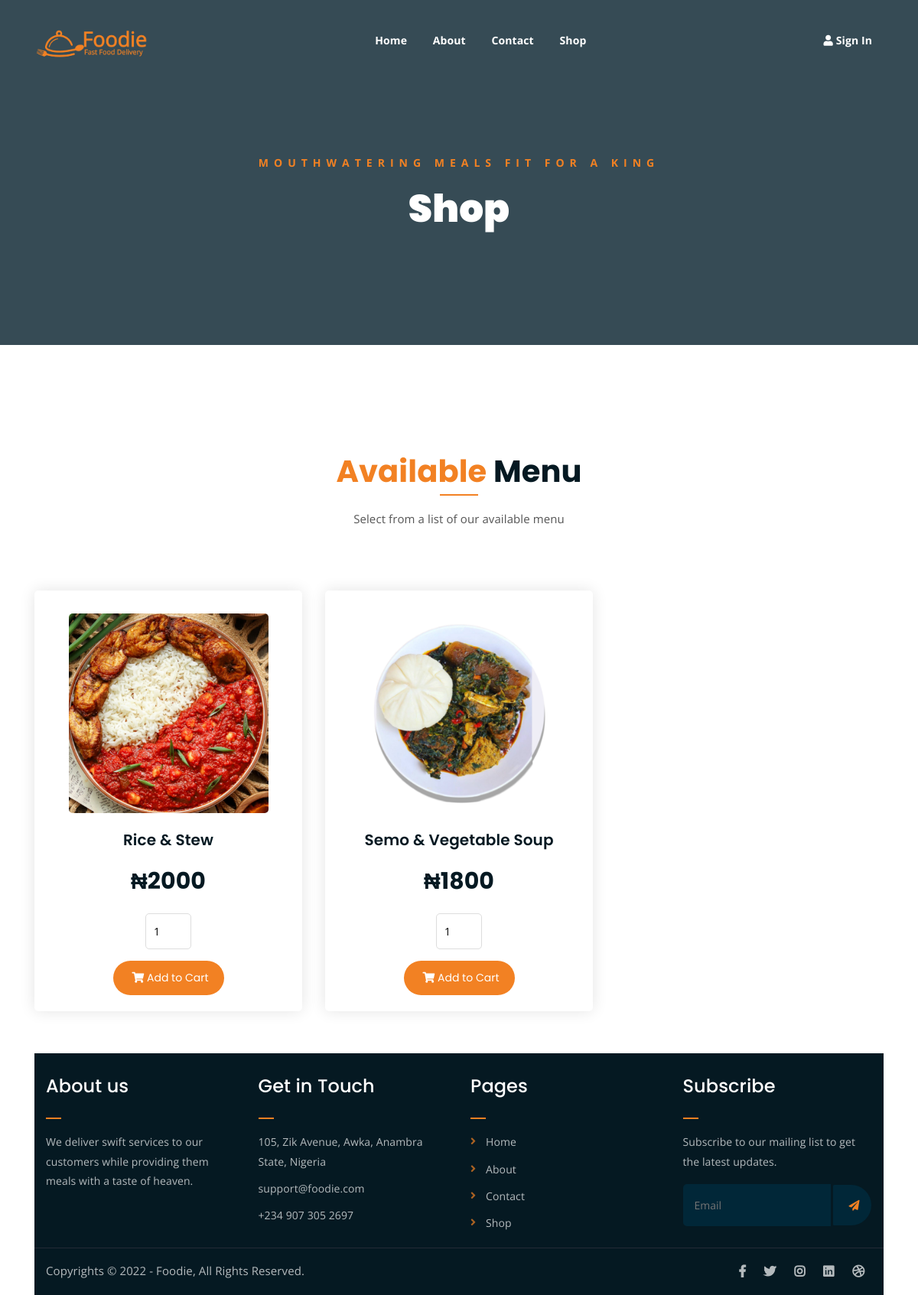
The page /shop2.php?userid=RES851 on the database its author committed.
### tables this page shows
CREATE TABLE `menu` (
  `id` int(11) NOT NULL,
  `menuid` varchar(150) NOT NULL,
  `name` varchar(210) NOT NULL,
  `pic` varchar(250) NOT NULL,
  `price` int(11) NOT NULL,
  `userid` varchar(100) NOT NULL,
  `updated_at` timestamp NOT NULL DEFAULT current_timestamp() ON UPDATE current_timestamp()
);

### shop2.php (the view, shortened to what this page needs)
<?php
include ('header.php');
?>
	<div class="breadcrumb-section breadcrumb-bg">
		<div class="container">
			<div class="row">
				<div class="col-lg-8 offset-lg-2 text-center">
					<div class="breadcrumb-text">
						<p>mouthwatering meals fit for a king </p>
						<h1>Shop</h1>
					</div>
				</div>
			</div>
		</div>
	</div>
	<div class="product-section mt-150 mb-150">
		<div class="container">
			<div class="row">
				<div class="col-lg-8 offset-lg-2 text-center">
					<div class="section-title">
						<h3><span class="orange-text">Available</span> Menu</h3>
						<p>Select from a list of our available menu</p>
					</div>
				</div>
			</div>
			<div class="row">
			<?php
			require 'connection.php';
			$config = new mysqli ($host, $user, $pwd, $database);
			if(isset($_GET['userid'])){
				$userid = $_GET['userid'];
				$query2  = "SELECT * FROM menu WHERE userid = '$userid' ORDER BY name ASC";
                $result2 = $config->query($query2);
                if($result2->num_rows == 0){
                  echo "No restaurant currently available!";
                }else{
                  while($row = $result2 -> fetch_array()){?>
				<div class="col-lg-4 col-md-6 text-center">
					<div class="single-product-item">
						<form method ="POST" action="cart.php?action=add&id=<?php echo $row["menuid"]; ?>">
						<div class="product-image">
						<?php echo "<a href='#'><img src="."assets/img/".$row['pic']."></a>"; ?></div>
						<h3><?php echo $row['name']?></h3>
						<p class="product-price">&#8358;<?php echo $row['price']?></p>
						<input type="number"  min="1" max="25" name="quantity" class="product-price" value="1" style="width: 60px;"> </h5>
						<br>
						<button type="submit" class="cart-btn" ><i class='fas fa-shopping-cart'></i> Add to Cart</button>
					</div>
				</div>
			<?php
				}
		}
	}
	?>
	</div>
		<?php
include ('footer.php');
?>

### assets/css/main.css (style rules this page uses)
html { font-size: 14px; font-weight: 400; line-height: 28px; height: 100%; }
body { font-family: "Open Sans", sans-serif; font-weight: 400; font-size: 1rem; letter-spacing: 0.1px; line-height: 1.8; color: #051922; overflow-x: hidden; }
body img { max-width: 100%; }
a { cursor: pointer; text-decoration: none; -webkit-transition: all 0.2s ease-in-out; -o-transition: all 0.2s ease-in-out; transition: all 0.2s ease-in-out; }
h1, .h1, h2, .h2, h3, .h3, h4, .h4, h5, .h5, h6, .h6 { font-family: "Poppins", sans-serif; font-weight: 700; margin: 0 0 1.25rem 0; color: #051922; }
h1:last-child, .h1:last-child, h2:last-child, .h2:last-child, h3:last-child, .h3:last-child, h4:last-child, .h4:last-child, h5:last-child, .h5:last-child, h6:last-child, .h6:last-child { margin: 0; }
h1, .h1 { font-size: 4rem; font-weight: 700; line-height: 4rem; }
h3, .h3 { font-size: 2rem; font-weight: 700; line-height: 2.25rem; }
p { font-family: "Open Sans", sans-serif; font-weight: 400; font-size: 1rem; letter-spacing: 0.1px; line-height: 1.8; color: #051922; margin: 0 0 1.25rem 0; }
p:last-child { margin: 0; }
.mt-150 { margin-top: 150px; }
.mb-150 { margin-bottom: 150px; }
.orange-text { color: #f28123; }
a.boxed-btn, a.bordered-btn, button.cart-btn, a.cart-btn { border-radius: 50px; }
.section-title h3 { font-size: 40px; position: relative; padding-bottom: 15px; }
.section-title h3:after { position: absolute; content: ""; left: 0px; right: 0px; bottom: 0px; width: 50px; height: 2px; background-color: #f28123; margin: 0 auto; }
.section-title p { font-size: 15px; width: 530px; margin: 0 auto; color: #555; margin-top: 10px; line-height: 1.8; }
.section-title { margin-bottom: 80px; }
.breadcrumb-bg { background-image: url(../img/breadcrumb-bg.jpg); }
.breadcrumb-text p { color: #f28123; font-weight: 700; text-transform: uppercase; letter-spacing: 7px; }
.breadcrumb-text h1 { font-size: 50px; font-weight: 900; color: #fff; margin: 0; margin-top: 20px; }
.breadcrumb-section { padding: 150px 0; background-size: cover; background-position: center center; position: relative; z-index: 1; background-attachment: fixed; padding-top: 200px; }
.breadcrumb-section:after { position: absolute; left: 0; top: 0; width: 100%; height: 100%; content: ""; background-color: #07212e; z-index: -1; opacity: 0.8; }
button[type="submit"], .search-bar-tablecell button[type="submit"] { border: none; background-color: #f28123; padding: 15px 30px; cursor: pointer; display: inline-block; border-radius: 50px; font-weight: 700; outline: none; }
button[type="submit"] i, .search-bar-tablecell button[type="submit"] i { margin-left: 5px; }
.product-image img { -webkit-transition: 0.3s; -o-transition: 0.3s; transition: 0.3s; }
button.cart-btn, a.cart-btn { -webkit-transition: 0.3s; -o-transition: 0.3s; transition: 0.3s; }
button.cart-btn { font-weight: 400; }
button[type="submit"]:hover, button.cart-btn, a.cart-btn:hover { background-color: #051922; color: #f28123; }
.single-product-item { -webkit-transition: 0.3s; -o-transition: 0.3s; transition: 0.3s; }
html, body { height: 100%; }
.single-product-item { margin-bottom: 30px; height: 550px; }
.product-image { padding: 30px; padding-bottom: 0; }
.product-image img { width: 90%; border-radius: 5px; margin-bottom: 20px; }
.single-product-item h3 { font-size: 20px; font-weight: 600; margin-bottom: 10px; }
p.product-price { font-family: "Poppins", sans-serif; font-size: 30px; font-weight: 700; margin-bottom: 15px; }
button.cart-btn, a.cart-btn { font-family: "Poppins", sans-serif; display: inline-block; background-color: #f28123; color: #fff; padding: 10px 20px; }
input[type="number"] { border: 1px solid #ddd; border-radius: 5px; padding: 10px; width: 100px; margin-bottom: 15px; }
.single-product-item { -webkit-box-shadow: 0 0 20px #e4e4e4; box-shadow: 0 0 20px #e4e4e4; padding-bottom: 50px; border-radius: 5px; }

### rows shown on the page
menu: pic (picture), name "Rice & Stew", price "2000"
menu: pic (picture), name "Semo & Vegetable Soup", price "1800"
